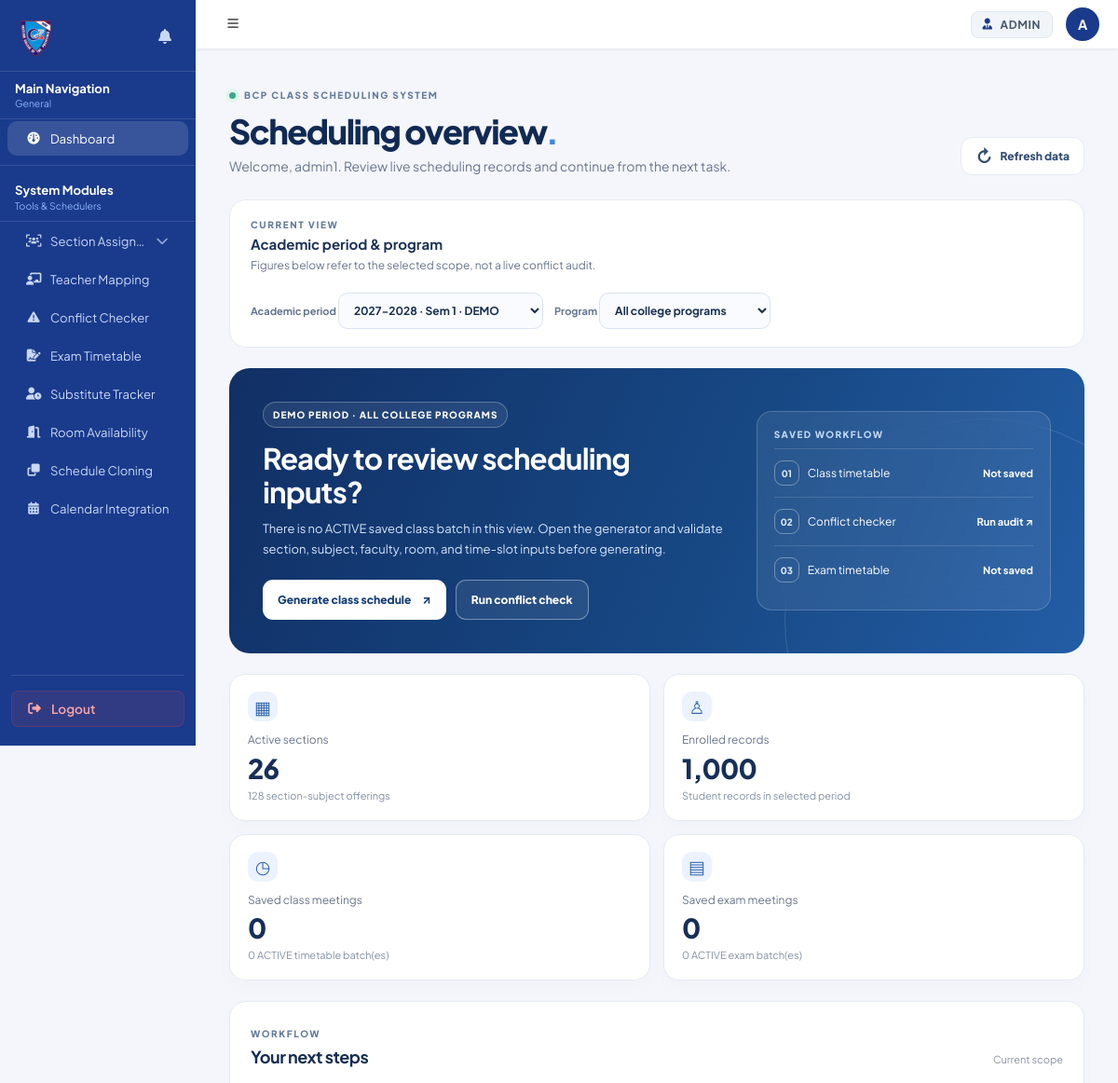
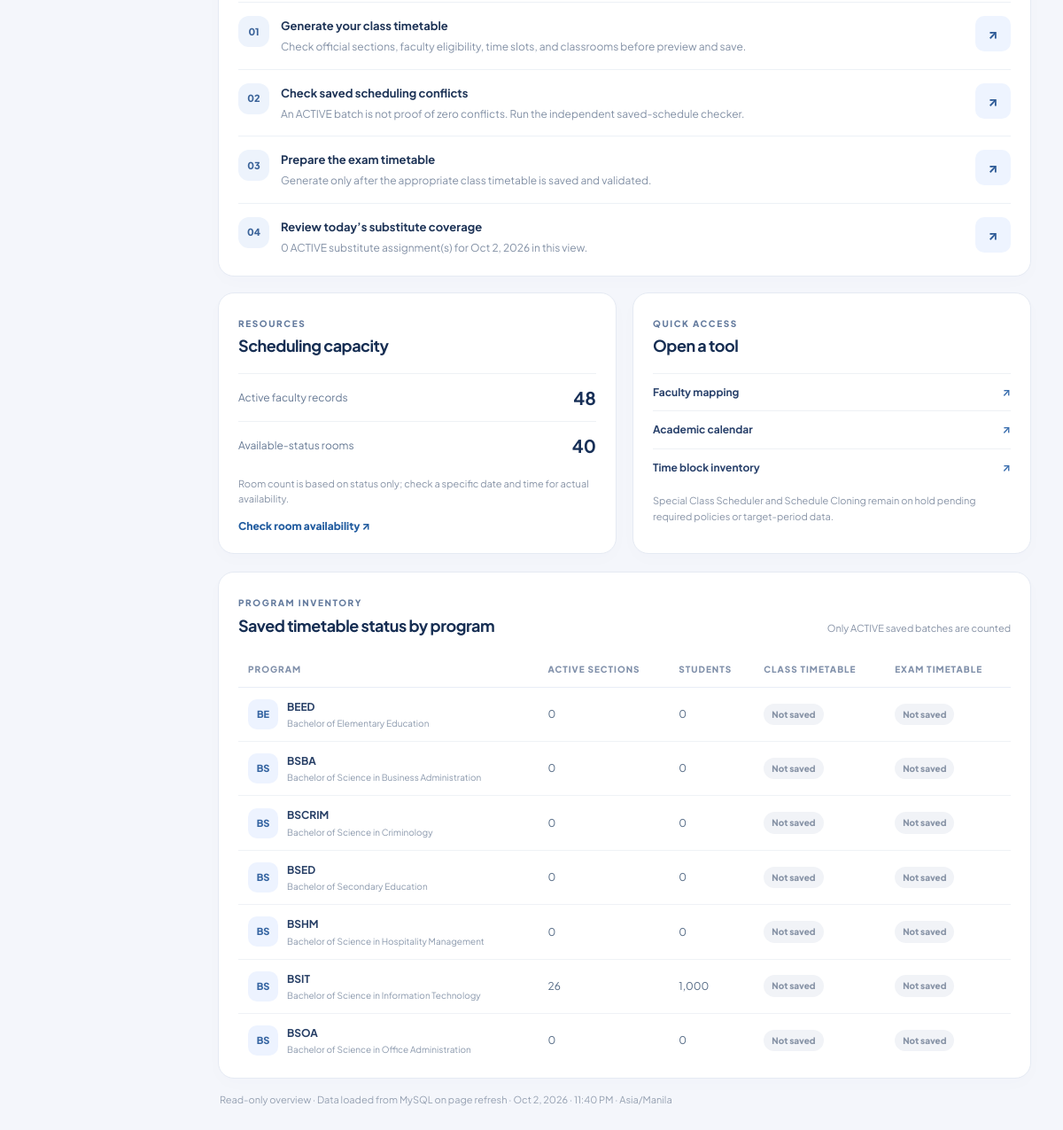
The app's page /app/dashboard/dashboard.php (signed in) with its own data (2 pictures, top to bottom).
### tables this page shows
CREATE TABLE `academic_periods` (
  `academic_period_id` int UNSIGNED NOT NULL,
  `academic_year` varchar(9) NOT NULL,
  `semester` tinyint UNSIGNED NOT NULL,
  `period_status` enum('DEMO','OFFICIAL') NOT NULL DEFAULT 'DEMO',
  `created_at` timestamp NOT NULL DEFAULT CURRENT_TIMESTAMP
);

CREATE TABLE `programs` (
  `program_id` int UNSIGNED NOT NULL,
  `program_code` varchar(30) NOT NULL,
  `program_name` varchar(200) NOT NULL,
  `education_level` varchar(50) NOT NULL,
  `is_active` tinyint(1) NOT NULL DEFAULT '1',
  `created_at` timestamp NOT NULL DEFAULT CURRENT_TIMESTAMP
);

### app/dashboard/dashboard.php (the view, shortened to what the rows shown need)
<?php
function dashEsc(string $value): string
{
    return htmlspecialchars($value, ENT_QUOTES | ENT_SUBSTITUTE, 'UTF-8');
}
function dashRows(PDO $db, string $sql, array $params = []): array
{
    $stmt = $db->prepare($sql);
    $stmt->execute($params);
    return $stmt->fetchAll(PDO::FETCH_ASSOC);
}
function dashCount(PDO $db, string $sql, array $params = []): int
{
    $stmt = $db->prepare($sql);
    $stmt->execute($params);
    return (int) $stmt->fetchColumn();
}
$programOverview = [];
$selectedPeriod = null;
$selectedProgram = null;
$stats = null;
$loadError = false;
$today = date('Y-m-d');
try {
    $db = authDb();
    $periods = dashRows(
        $db,
        "SELECT academic_period_id, academic_year, semester, period_status
         FROM academic_periods ORDER BY academic_year DESC, semester DESC, academic_period_id DESC"
    );
    $programs = dashRows(
        $db,
        "SELECT program_id, program_code, program_name
         FROM programs WHERE is_active = 1 AND education_level = 'College'
         ORDER BY program_code"
    );
    if ($selectedPeriod === null && $periods !== []) {
        $selectedPeriod = $periods[0];
    }
    if ($selectedPeriod !== null) {
        $periodId = (int) $selectedPeriod['academic_period_id'];
        $programId = $selectedProgram === null ? 0 : (int) $selectedProgram['program_id'];
        $params = ['period' => $periodId];
        $onlyProgram = $programId > 0 ? ' AND program_id = :program' : '';
        $sectionsFilter = $programId > 0 ? ' AND s.program_id = :program' : '';
        $batchFilter = $programId > 0 ? ' AND b.program_id = :program' : '';
        $examFilter = $programId > 0 ? ' AND e.program_id = :program' : '';
        $roomFilter = $programId > 0 ? ' AND (program_id = :program OR program_id IS NULL)' : '';
        foreach ($programs as $program) {
            $p = (int) $program['program_id'];
            $scope = ['period' => $periodId, 'program' => $p];
            $program['sections_total'] = dashCount(
                $db,
                'SELECT COUNT(*) FROM sections WHERE academic_period_id = :period AND program_id = :program AND is_active = 1',
                $scope
            );
            $program['students_total'] = dashCount(
                $db,
                'SELECT COUNT(*) FROM students WHERE academic_period_id = :period AND program_id = :program',
                $scope
            );
            $program['classes_total'] = dashCount(
                $db,
                "SELECT COUNT(*) FROM schedule_batches WHERE academic_period_id = :period AND program_id = :program AND status = 'ACTIVE'",
                $scope
            );
            $program['exams_total'] = dashCount(
                $db,
                "SELECT COUNT(*) FROM exam_batches WHERE academic_period_id = :period AND program_id = :program AND status = 'ACTIVE'",
                $scope
            );
            $programOverview[] = $program;
        }
    }
} catch (Throwable $error) {
    error_log('BCP dashboard read error: ' . $error->getMessage());
    $loadError = true;
    $stats = null;
    $programOverview = [];
}
$base = '/';
$links = [
    'generate' => $base . 'app/section/schedule-preview.php',
    'faculty' => $base . 'app/modules/02-teacher-schedule-mapping/teacher-schedule-mapping.php',
    'conflicts' => $base . 'app/modules/03-conflict-checker/conflict-checker.php',
    'exams' => $base . 'app/modules/04-exam-timetable-generator/exam-timetable-generator.php',
    'substitutes' => $base . 'app/modules/05-substitute-assignment-tracker/substitute-assignment-tracker.php',
    'rooms' => $base . 'app/modules/07-room-availability-checker/room-availability-checker.php',
    'time' => $base . 'app/modules/09-time-block-customizer/time-block-customizer.php',
    'calendar' => $base . 'app/modules/10-calendar-integration/calendar-integration.php',
];
$activeProgramCode = $selectedProgram === null ? 'All college programs' : (string) $selectedProgram['program_code'];
?>
<!doctype html>
<html lang="en">
<head>
    <link rel="stylesheet" href="https://cdnjs.cloudflare.com/ajax/libs/font-awesome/6.5.1/css/all.min.css">
    <link rel="stylesheet" href="../assets/css/dashboard.css">
</head>
<body class="bcp-dashboard-page">
    <?php require_once dirname(__DIR__) . '/includes/sidebar.php'; ?>
    <div class="main">
        <main class="content bcp-dash" id="dashboardContent">
            <header class="bcp-dash__header">
                <div class="bcp-dash__intro">
                    <h1>Scheduling overview<span class="bcp-dash__title-dot">.</span></h1>
                </div>
            </header>
            <?php if ($loadError): ?>
                <div class="bcp-dash__alert" role="alert">Unable to load dashboard data. No database records were changed. Check the PHP error log for “BCP dashboard read error”.</div>
            <?php elseif ($selectedPeriod === null || $stats === null): ?>
                <div class="bcp-dash__alert" role="status">No academic period is configured yet. Add the period through the existing authorized workflow first.</div>
            <?php else: ?>
                <section class="bcp-dash__hero" aria-label="Current scheduling status">
                    <div>
                        <div class="bcp-dash__hero-tag"><?= dashEsc($selectedPeriod['period_status']) ?> PERIOD · <?= dashEsc($activeProgramCode) ?></div>
                        <h2><?= $stats['class_batches'] > 0 ? 'Saved timetable available' : 'Ready to review scheduling inputs?' ?></h2>
                        <p><?= $stats['class_batches'] > 0
                                ? 'There are ACTIVE saved class batches in this view. Use Conflict Checker for the actual audit result before making further scheduling decisions.'
                                : 'There is no ACTIVE saved class batch in this view. Open the generator and validate section, subject, faculty, room, and time-slot inputs before generating.' ?></p>
                        <div class="bcp-dash__hero-actions">
                            <a class="bcp-dash__primary" href="<?= dashEsc($links['generate']) ?>"><?= $stats['class_batches'] > 0 ? 'Open class timetable' : 'Generate class schedule' ?> <span aria-hidden="true">↗</span></a>
                            <a class="bcp-dash__secondary" href="<?= dashEsc($links['conflicts']) ?>">Run conflict check</a>
                        </div>
                    </div>
                    <div class="bcp-dash__hero-aside">
                        <span class="bcp-dash__hero-small">SAVED WORKFLOW</span>
                        <div><span class="bcp-dash__step <?= $stats['class_batches'] > 0 ? 'is-done' : '' ?>">01</span><span>Class timetable</span><strong><?= $stats['class_batches'] > 0 ? 'ACTIVE saved' : 'Not saved' ?></strong></div>
                        <div><span class="bcp-dash__step">02</span><span>Conflict checker</span><strong>Run audit ↗</strong></div>
                        <div><span class="bcp-dash__step <?= $stats['exam_batches'] > 0 ? 'is-done' : '' ?>">03</span><span>Exam timetable</span><strong><?= $stats['exam_batches'] > 0 ? 'ACTIVE saved' : 'Not saved' ?></strong></div>
                    </div>
                </section>
                <section class="bcp-dash__metrics" aria-label="Live statistics">
                    <article class="bcp-dash__metric">
                        <div class="bcp-dash__metric-icon">▦</div><span>Active sections</span><strong><?= number_format($stats['sections']) ?></strong><small><?= number_format($stats['offerings']) ?> section-subject offerings</small>
                    </article>
                    <article class="bcp-dash__metric">
                        <div class="bcp-dash__metric-icon">♙</div><span>Enrolled records</span><strong><?= number_format($stats['students']) ?></strong><small>Student records in selected period</small>
                    </article>
                    <article class="bcp-dash__metric">
                        <div class="bcp-dash__metric-icon">◷</div><span>Saved class meetings</span><strong><?= number_format($stats['class_meetings']) ?></strong><small><?= number_format($stats['class_batches']) ?> ACTIVE timetable batch(es)</small>
                    </article>
                    <article class="bcp-dash__metric">
                        <div class="bcp-dash__metric-icon">▤</div><span>Saved exam meetings</span><strong><?= number_format($stats['exam_meetings']) ?></strong><small><?= number_format($stats['exam_batches']) ?> ACTIVE exam batch(es)</small>
                    </article>
                </section>
                <div class="bcp-dash__columns">
                    <section class="bcp-dash__panel bcp-dash__panel--work" aria-labelledby="dashWorkflow">
                        <div class="bcp-dash__panel-heading">
                            <div><span class="bcp-dash__label">WORKFLOW</span>
                                <h2 id="dashWorkflow">Your next steps</h2>
                            </div><span class="bcp-dash__muted">Current scope</span>
                        </div>
                        <div class="bcp-dash__task">
                            <div class="bcp-dash__task-icon">01</div>
                            <div><strong><?= $stats['class_batches'] ? 'Review the saved class timetable' : 'Generate your class timetable' ?></strong>
                                <p><?= $stats['class_batches'] ? 'View saved meetings and confirm the intended program and academic period.' : 'Check official sections, faculty eligibility, time slots, and classrooms before preview and save.' ?></p>
                            </div>
                            <a href="<?= dashEsc($links['generate']) ?>" aria-label="Open class scheduling">↗</a>
                        </div>
                        <div class="bcp-dash__task">
                            <div class="bcp-dash__task-icon">02</div>
                            <div><strong>Check saved scheduling conflicts</strong>
                                <p>An ACTIVE batch is not proof of zero conflicts. Run the independent saved-schedule checker.</p>
                            </div><a href="<?= dashEsc($links['conflicts']) ?>" aria-label="Open conflict checker">↗</a>
                        </div>
                        <div class="bcp-dash__task">
                            <div class="bcp-dash__task-icon">03</div>
                            <div><strong><?= $stats['exam_batches'] ? 'Review saved examinations' : 'Prepare the exam timetable' ?></strong>
                                <p><?= $stats['exam_batches'] ? 'Check saved exam dates, proctors, and room assignments.' : 'Generate only after the appropriate class timetable is saved and validated.' ?></p>
                            </div><a href="<?= dashEsc($links['exams']) ?>" aria-label="Open exam timetable generator">↗</a>
                        </div>
                        <div class="bcp-dash__task">
                            <div class="bcp-dash__task-icon">04</div>
                            <div><strong>Review today’s substitute coverage</strong>
                                <p><?= number_format($stats['substitutes_today']) ?> ACTIVE substitute assignment(s) for <?= dashEsc(date('M j, Y')) ?> in this view.</p>
                            </div><a href="<?= dashEsc($links['substitutes']) ?>" aria-label="Open substitute tracker">↗</a>
                        </div>
                    </section>
                    <aside class="bcp-dash__aside" aria-label="Resources and shortcuts">
                        <section class="bcp-dash__panel">
                            <div class="bcp-dash__panel-heading">
                                <div><span class="bcp-dash__label">RESOURCES</span>
                                    <h2>Scheduling capacity</h2>
                                </div>
                            </div>
                            <div class="bcp-dash__resource"><span>Active faculty records</span><strong><?= number_format($stats['faculty']) ?></strong></div>
                            <div class="bcp-dash__resource"><span>Available-status rooms</span><strong><?= number_format($stats['rooms']) ?></strong></div>
                            <p class="bcp-dash__hint">Room count is based on status only; check a specific date and time for actual availability.</p>
                            <a class="bcp-dash__inline-link" href="<?= dashEsc($links['rooms']) ?>">Check room availability ↗</a>
                        </section>
                        <section class="bcp-dash__panel">
                            <div class="bcp-dash__panel-heading">
                                <div><span class="bcp-dash__label">QUICK ACCESS</span>
                                    <h2>Open a tool</h2>
                                </div>
                            </div>
                            <div class="bcp-dash__quick"><a href="<?= dashEsc($links['faculty']) ?>">Faculty mapping <span>↗</span></a><a href="<?= dashEsc($links['calendar']) ?>">Academic calendar <span>↗</span></a><a href="<?= dashEsc($links['time']) ?>">Time block inventory <span>↗</span></a></div>
                            <p class="bcp-dash__hint">Special Class Scheduler and Schedule Cloning remain on hold pending required policies or target-period data.</p>
                        </section>
                    </aside>
                </div>
                <section class="bcp-dash__panel bcp-dash__programs" aria-labelledby="dashPrograms">
                    <div class="bcp-dash__panel-heading">
                        <div><span class="bcp-dash__label">PROGRAM INVENTORY</span>
                            <h2 id="dashPrograms">Saved timetable status by program</h2>
                        </div><span class="bcp-dash__muted">Only ACTIVE saved batches are counted</span>
                    </div>
                    <div class="bcp-dash__table-wrap">
                        <table>
                            <thead>
                                <tr>
                                    <th>Program</th>
                                    <th>Active sections</th>
                                    <th>Students</th>
                                    <th>Class timetable</th>
                                    <th>Exam timetable</th>
                                </tr>
                            </thead>
                            <tbody>
                                <?php foreach ($programOverview as $p): ?>
                                    <tr>
                                        <td>
                                            <div class="bcp-dash__program-name"><span class="bcp-dash__program-initial"><?= dashEsc(substr($p['program_code'], 0, 2)) ?></span><span><strong><?= dashEsc($p['program_code']) ?></strong><small><?= dashEsc($p['program_name']) ?></small></span></div>
                                        </td>
                                        <td><?= number_format((int) $p['sections_total']) ?></td>
                                        <td><?= number_format((int) $p['students_total']) ?></td>
                                        <td><span class="bcp-dash__pill <?= (int) $p['classes_total'] > 0 ? 'is-active' : '' ?>"><?= (int) $p['classes_total'] > 0 ? 'ACTIVE · ' . (int) $p['classes_total'] : 'Not saved' ?></span></td>
                                        <td><span class="bcp-dash__pill <?= (int) $p['exams_total'] > 0 ? 'is-active' : '' ?>"><?= (int) $p['exams_total'] > 0 ? 'ACTIVE · ' . (int) $p['exams_total'] : 'Not saved' ?></span></td>
                                    </tr>
                                <?php endforeach; ?>
                            </tbody>
                        </table>
                    </div>
                </section>
            <?php endif; ?>
        </main>
    </div>
</body>
</html>

### records on screen
academic_periods: period_status "DEMO"
programs: program_code "BE", program_code "BEED", program_name "Bachelor of Elementary Education", sections_total "0", students_total "0"
programs: program_code "BS", program_code "BSBA", program_name "Bachelor of Science in Business Administration", sections_total "0", students_total "0"
programs: program_code "BS", program_code "BSCRIM", program_name "Bachelor of Science in Criminology", sections_total "0", students_total "0"
programs: program_code "BS", program_code "BSED", program_name "Bachelor of Secondary Education", sections_total "0", students_total "0"
programs: program_code "BS", program_code "BSHM", program_name "Bachelor of Science in Hospitality Management", sections_total "0", students_total "0"
programs: program_code "BS", program_code "BSIT", program_name "Bachelor of Science in Information Technology", sections_total "26", students_total "1,000"
programs: program_code "BS", program_code "BSOA", program_name "Bachelor of Science in Office Administration", sections_total "0", students_total "0"

### other values on screen
dashEsc($role) "ADMIN"
dashEsc($initial) "A"
dashEsc($username) "admin1"
dashEsc($activeProgramCode) "ALL COLLEGE PROGRAMS"
$stats['sections'] "26"
$stats['offerings'] "128"
$stats['students'] "1,000"
$stats['class_meetings'] "0"
$stats['class_batches'] "0"
$stats['exam_meetings'] "0"
$stats['exam_batches'] "0"
$stats['substitutes_today'] "0"
$stats['faculty'] "48"
$stats['rooms'] "40"
form field period "2027-2028 · Sem 1 · DEMO"
